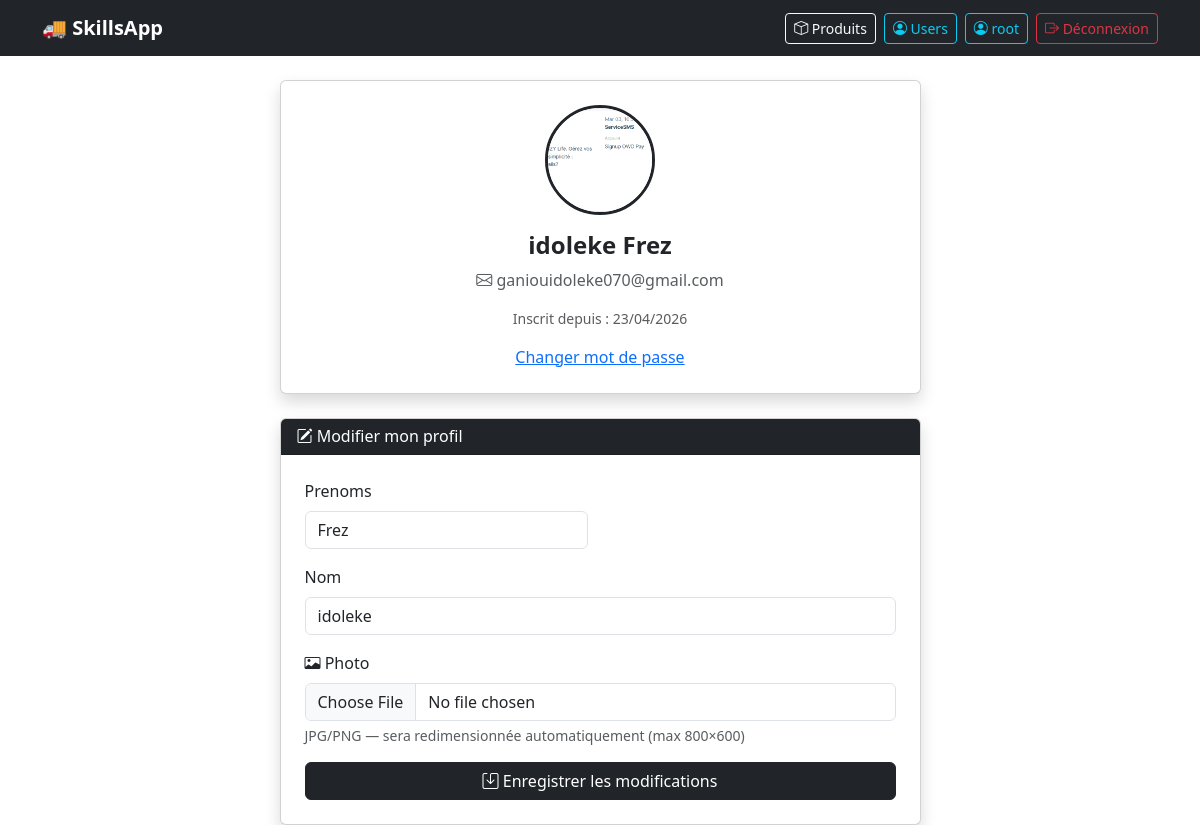
The app's page /users/7/ (signed in) with its own data.
### authentification/models.py (models this page shows)
class User(AbstractUser):
    username = None
    email = models.EmailField(max_length=100 , blank=True, null=True, unique=True)
    nom = models.CharField(max_length=50, blank=False, null=False)
    prenoms = models.CharField(max_length=65, blank=False, null=False)
    photo_url = models.ImageField(upload_to='photo/')
    creat_at = models.DateTimeField(auto_now_add=True, editable=False)
    update_at = models.DateTimeField(auto_now=True)
    is_staff = models.BooleanField(default=False)
    is_active = models.BooleanField(default=True, auto_created=True)
    is_superuser = models.BooleanField(default=False)
    USERNAME_FIELD = 'email'
    REQUIRED_FIELDS = ["nom", "prenoms"]
    objects = UserManager()
    @property
    def full_name(self):
        return f"{self.nom} {self.prenoms}"
    def __str__(self) -> str:
        return self.nom+" "+self.prenoms

### authentification/views.py (the view)
# urls.py: path('users/<int:pk>/',  views.user_detail_view, name='user_detail'),
@login_required
def user_detail_view(request, pk):
    profile_user = get_object_or_404(User, pk=pk)
    form = None
    form_class = forms.ProfileUpdateForm
    form = form_class(
        request.POST or None,
        request.FILES or None,
        instance=profile_user
    )
    if request.method == 'POST' and form.is_valid():
        form.save()
        messages.success(request, "Profil mis à jour avec succès !")
        return redirect('user_detail', pk=pk)
    return render(request, 'authentification/profil.html', {
        'profile_user': profile_user,
        'form': form,
        'profil': profile_user,
    })

### authentification/forms.py (shortened to what this page needs)
class ProfileUpdateForm(forms.ModelForm):
    class Meta:
        model = User
        fields = ['nom', 'prenoms','photo_url']
        widgets = {
            'nom':             forms.TextInput(attrs={'class': BS}),
            'prenoms':         forms.TextInput(attrs={'class': BS}),
            'photo_url':        forms.FileInput(attrs={'class': BS, 'accept': 'image/*'}),
        }

### authentification/templates/authentification/profil.html (shortened to what this page needs)
{% extends "base.html" %}
{% block content %}
<div class="row justify-content-center">
  <div class="col-md-7">
    <div class="card shadow mb-4">
      <div class="card-body text-center py-4">
        {% if profile_user.photo_url %}
          <img src="{{ profile_user.photo_url.url }}"
               class="rounded-circle mb-3 border border-3 border-dark"
               style="width:110px;height:110px;object-fit:cover;" alt="ID">
        {% else %}
          <div class="rounded-circle bg-secondary d-inline-flex align-items-center
                      justify-content-center mb-3 border border-3 border-dark"
               style="width:110px;height:110px;">
            <i class="bi bi-person-fill text-white" style="font-size:3rem;"></i>
          </div>
        {% endif %}
        <h4 class="fw-bold">{{ profil.full_name }}</h4>
        <p class="text-muted mb-1">
          <i class="bi bi-envelope"></i> {{ profile_user.email }}
        </p>
        <p class="text-muted small mt-3">
          Inscrit depuis : {{ profile_user.creat_at|date:"d/m/Y" }}
        </p>
        <a href="{% url 'password_change' %}">Changer mot de passe</a>
      </div>
    </div>
    {% if form %}
    <div class="card shadow">
      <div class="card-header bg-dark text-white">
        <h6 class="mb-0"><i class="bi bi-pencil-square"></i> Modifier mon profil</h6>
      </div>
      <div class="card-body p-4">
        <form method="POST" enctype="multipart/form-data" novalidate>
          <div class="row">
            <div class="col-md-6 mb-3">
              <label class="form-label">{{ form.prenoms.label }}</label>
              {{ form.prenoms }}
            </div>
          </div>
          <div class="mb-3">
            <label class="form-label">{{ form.nom.label }}</label>
            {{ form.nom }}
          </div>
          <div class="mb-3">
            <label class="form-label">
              <i class="bi bi-card-image"></i> Photo
            </label>
            {{ form.photo_url }}
            <div class="form-text text-muted">
              JPG/PNG — sera redimensionnée automatiquement (max 800×600)
            </div>
          </div>
          <button type="submit" class="btn btn-dark w-100">
            <i class="bi bi-save"></i> Enregistrer les modifications
          </button>
        </form>
      </div>
    </div>
    {% endif %}
  </div>
</div>
{% endblock %}

### templates/partials/navbar.html (shortened to what this page needs)
<nav class="navbar navbar-expand-lg navbar-dark bg-dark">
    <div class="container">
      <a class="navbar-brand fw-bold" href="#">🚚 SkillsApp</a>
      <div class="ms-auto d-flex gap-2">
        {% if user.is_authenticated %}
        <a href="{% url 'produits' %}" class="btn btn-outline-light btn-sm">
          <i class="bi bi-box"></i> Produits
        </a>
          {% if request.user.is_superuser %}
          <a href="{% url 'user_list' %}" class="btn btn-outline-info btn-sm">
            <i class="bi bi-person-circle"></i> Users
          </a>
          {% endif %}
          <a href="{% url 'user_detail' user.pk %}" class="btn btn-outline-info btn-sm">
            <i class="bi bi-person-circle"></i> {{ request.user.nom }}
          </a>
          <a href="{% url 'logout' %}" class="btn btn-outline-danger btn-sm">
            <i class="bi bi-box-arrow-right"></i> Déconnexion
          </a>
        {% else %}
          <a href="{% url 'login' %}"    class="btn btn-outline-light btn-sm">Connexion</a>
          <a href="{% url 'register' %}" class="btn btn-warning btn-sm">Créer un compte</a>
        {% endif %}
      </div>
    </div>
  </nav>

### records on screen
User: user.nom "root"
User: photo_url (picture), full_name "idoleke Frez", email "ganiouidoleke070@gmail.com", creat_at "23/04/2026", prenoms "Frez", nom "idoleke"
